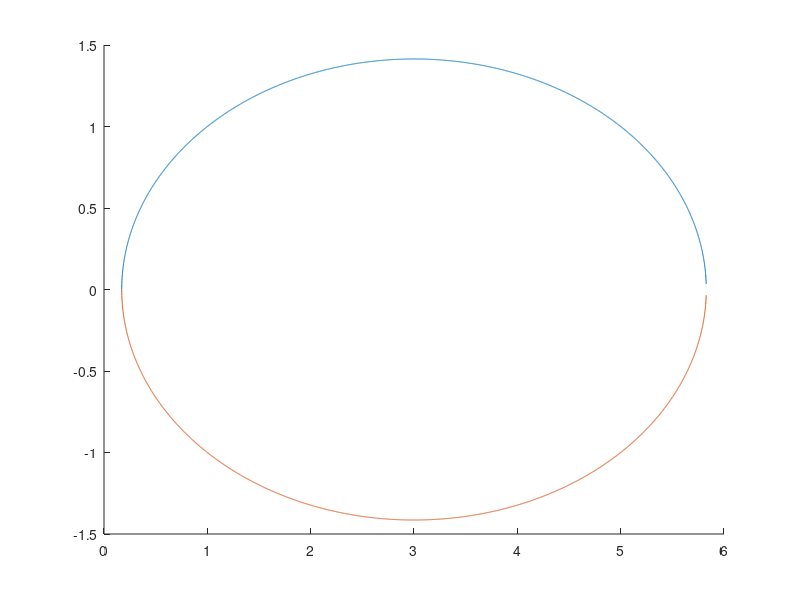

This chart was generated by the following MATLAB code:
clear
clc

lambdaP = @(U) ((1-U)+sqrt((1-U).^2-4.*U))./2;
lambdaM = @(U) ((1-U)-sqrt((1-U).^2-4.*U))./2;

p1 = 3+2*sqrt(2);
p2 = 3-2*sqrt(2);

range1 = -4:0.001:p2;
range2 = p2:0.001:p1;
range3 = p1:0.001:10;
% 
% figure(5)
% clf
% hold on
% plot([-4,10],[0,0],'k','LineWidth',3);
% plot([0,0],[-8,6],'k','LineWidth',3);
% plot(range1,lambdaP(range1),'b','LineWidth',2);
% plot(range1,lambdaM(range1),'b','LineWidth',2);
% plot(range2,0.5-range2/2,'b','LineWidth',2);
% plot(range3,lambdaP(range3),'b','LineWidth',2);
% plot(range3,lambdaM(range3),'b','LineWidth',2);
% 
% scatter([p2,1,p1],[lambdaP(p2),lambdaP(1),lambdaP(p1)]);
% 
figure(5)
hold on
% plot(range2, ((1-range2)+sqrt(-(1-range2).^2+4.*range2))./2);
% plot(range2, ((1-range2)-sqrt(-(1-range2).^2+4.*range2))./2);
plot(range2, imag(lambdaP(range2)));
plot(range2, imag(lambdaM(range2)));
%scatter([p2,1,p1],[lambdaP(p2),lambdaP(1),lambdaP(p1)]);









% 
% U = 1.5;
% p = [.51,.51];
% [t,Y] = ode23(@AH,[0:0.01:1],[p(1);p(2)],[],U);	


% figure(8)
% clf
% 
% mytitle = 'Activator-Inhibitor Concentration Time Series'; 
% xlab = '$t$'; 	
% ylab = 'Concentration'; 

% plot(t,Y(:,1),'r-','LineWidth',1.5);  
% hold on                           
% plot(t,Y(:,2),'b-','LineWidth',1.5);
% 
% 
% grid      
% fontlabs = 'Times New Roman'; 
% xlabel(xlab,'FontSize',14,'FontName',fontlabs,'interpreter','latex');  
% ylabel(ylab,'FontSize',14,'FontName',fontlabs,'interpreter','latex');  
% title(mytitle,'FontSize',16,'FontName','Times New Roman','interpreter','latex'); 
% set(gca,'FontSize',12);         
% 	
% 
% figure(9);
% clf
% 
% mytitle = 'Activator-Inhibitor Phase Portrait';
% xlab = 'Activator'; 
% ylab = 'Inhibitor';
% 
% plot(Y(:,1),Y(:,2),'m-','LineWidth',1.5);  
% hold on                           
% plot(U,U,'o','Markersize',7);
% 
% grid
% fontlabs = 'Times New Roman'; 
% xlabel(xlab,'FontSize',14,'FontName',fontlabs,'interpreter','latex');  
% ylabel(ylab,'FontSize',14,'FontName',fontlabs,'interpreter','latex');  
% title(mytitle,'FontSize',16,'FontName','Times New Roman','interpreter','latex'); 
% set(gca,'FontSize',12);  













% mytitle = 'Activator-Inhibitor Contour';
% xlab = 'Activator'; 
% ylab = 'Inhibitor';
% 
% x = linspace(0,100,151);
% y = linspace(0,100,151);
% [X,Y] = meshgrid(x,y);
% Z = 0.9272*log(X)-0.02756*X+0.4807*log(Y)-0.02482*Y;
% 
% figure(3)
% hold off
% contour(X,Y,Z)
% hold on
% 
% fontlabs = 'Times New Roman';  
% xlabel(xlab,'FontSize',14,'FontName',fontlabs,'interpreter','latex');  
% ylabel(ylab,'FontSize',14,'FontName',fontlabs,'interpreter','latex');  
% title(mytitle,'FontSize',16,'FontName','Times New Roman','interpreter','latex'); 
% set(gca,'FontSize',12);      
% 
% mytitle = 'Activator-Inhibitor Surface';
% 
% figure(4)
% hold off
% surf(X,Y,Z);
% hold on
% shading interp
% colormap(jet)
% view([-10 20])
% 
% fontlabs = 'Times New Roman';  
% xlabel(xlab,'FontSize',14,'FontName',fontlabs,'interpreter','latex');  
% ylabel(ylab,'FontSize',14,'FontName',fontlabs,'interpreter','latex');  
% title(mytitle,'FontSize',16,'FontName','Times New Roman','interpreter','latex'); 
% %xh = get(gca,'XLabel'); % Handle of the x label
% %set(xh, 'Units', 'Normalized')
% %pos = get(xh, 'Position');
% %set(xh, 'Position',pos.*[1,1,1],'Rotation',2)
% yh = get(gca,'YLabel'); % Handle of the y label
% set(yh, 'Units', 'Normalized')
% pos = get(yh, 'Position');
% set(yh, 'Position',pos.*[1,1,1],'Rotation',-55)
% set(gca,'FontSize',12); 